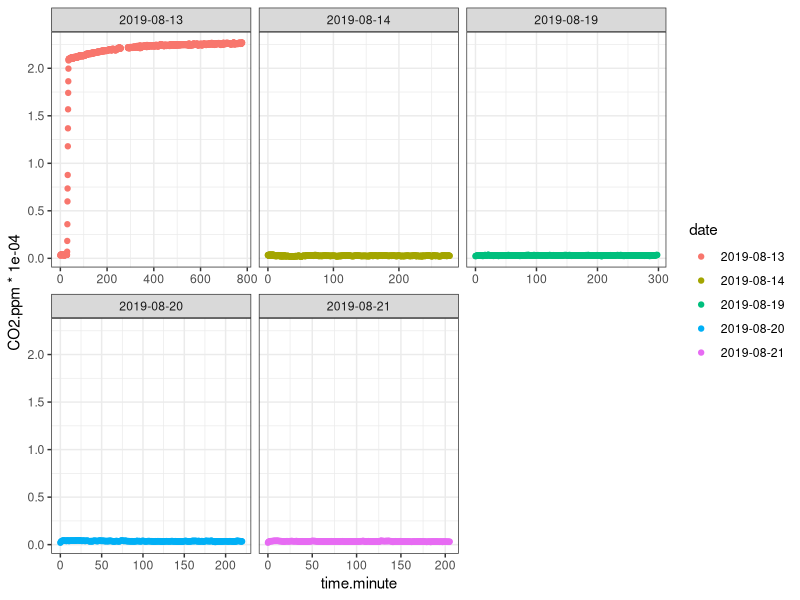
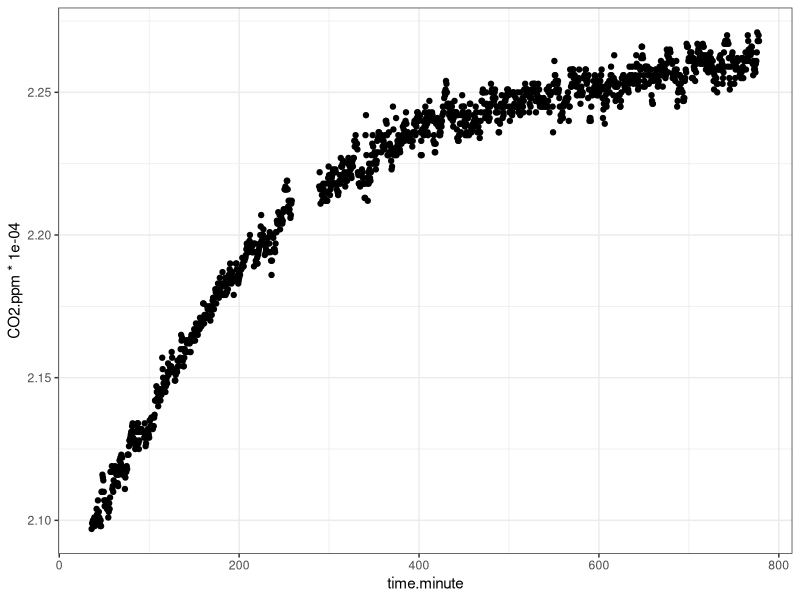

Reproduce these figures in R, in order.
## ---- chunk 1
knitr::opts_chunk$set(fig.path = 'Output/', echo = TRUE, warning = FALSE, message = FALSE, cache = TRUE, fig.width = 5, fig.height = 4)
## ---- chunk 2
library(ggplot2) 
dat <- read.csv("2019-08-22-hatch-gaslab-logs-compiled.csv", header=T)
dat$time.minute <- dat$time.second/60
dat$CO2.ppm <- as.numeric(dat$CO2.ppm)
str(dat)
## ---- chunk 3
p <- ggplot(dat, aes(x = time.minute, y = CO2.ppm*0.0001, color = date))
p + geom_point() + facet_wrap(~date, scales="free_x") + theme_bw()
## ---- chunk 4
dat.highco2 <- subset(dat, date=="2019-08-13")
dat.highco2 <- subset(dat.highco2, CO2.ppm>20900)
p <- ggplot(dat.highco2, aes(x = time.minute, y = CO2.ppm*0.0001))
p + geom_point() + theme_bw()
mean(dat.highco2$CO2.ppm) # ppm CO2
sd(dat.highco2$CO2.ppm) # ppm CO2
mean(dat.highco2$CO2.ppm*0.0001) # percent CO2
sd(dat.highco2$CO2.ppm*0.0001) # percent CO2
mean(dat.highco2$CO2.ppm)/415 # fold change relative to 415 ppm
